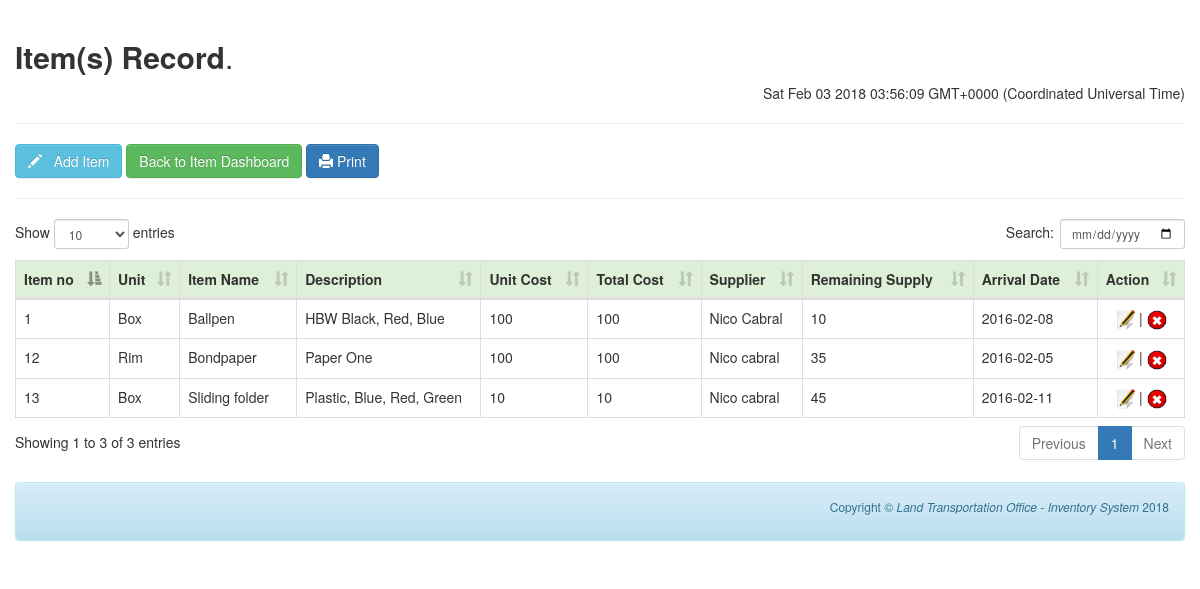
The page /OnlineInventory_Final/items/index.php (signed in) on the database its author committed.
### tables this page shows
CREATE TABLE `tbl_supplies` (
  `itemno` int(10) NOT NULL AUTO_INCREMENT,
  `stock_no` varchar(100) NOT NULL,
  `qty` varchar(50) NOT NULL,
  `unit` varchar(20) NOT NULL,
  `itemname` varchar(20) NOT NULL,
  `description` text NOT NULL,
  `unit_cost` int(20) NOT NULL,
  `total_cost` int(20) NOT NULL,
  `supplier` varchar(40) NOT NULL,
  `remaining_supply` varchar(20) NOT NULL,
  `arrival_date` date NOT NULL,
  PRIMARY KEY (`itemno`)
);

### OnlineInventory_Final/items/index.php (the view, shortened to what this page needs)
<!DOCTYPE html PUBLIC "-//W3C//DTD XHTML 1.0 Transitional//EN" "http://www.w3.org/TR/xhtml1/DTD/xhtml1-transitional.dtd">
<html xmlns="http://www.w3.org/1999/xhtml">
<head>
<link href="bootstrap/css/bootstrap.min.css" rel="stylesheet" media="screen">
<link href="bootstrap/css/bootstrap-theme.min.css" rel="stylesheet" media="screen">
<link href="assets/datatables.min.css" rel="stylesheet" type="text/css">
</head>
<body>
    <br />
  <div class="container-fluid">
        <h2 class="form-signin-heading"><strong>Item(s) Record</strong>.</h2><p align="right"> <?php echo '<script> document.write(Date());</script>';?></p><hr />
        <button class="btn btn-info" type="button" id="btn-add"> <span class="glyphicon glyphicon-pencil"></span> &nbsp; Add Item</button>
        <a href="../stockcard.php"><button class="btn btn-success">Back to Item Dashboard</button></a>
        <a href="../print.php"><button class="btn btn-primary"><span class="glyphicon glyphicon-print"></span>&nbsp;Print</button></a>
        <hr />
        <div class="content-loader">
        <table cellspacing="0" width="100%" id="example" class="table table-bordered table-hover table-responsive">
        <thead>
        <tr class="success">
        <th>Item no</th>
        <th>Unit</th>
        <th>Item Name</th>
        <th>Description</th>
        <th>Unit Cost</th>
        <th>Total Cost</th>
        <th>Supplier</th>
        <th>Remaining Supply</th>
        <th>Arrival Date</th>
        <th>Action</th>
        </tr>
        </thead>
        <tbody>
        <?php
        require_once 'dbconfig.php';
        $stmt = $db_con->prepare("SELECT * FROM tbl_supplies ORDER BY itemno DESC");
        $stmt->execute();
		while($row=$stmt->fetch(PDO::FETCH_ASSOC))
		{
			?>
			<tr>
			<td><?php echo $row['itemno']; ?></td>
			<td><?php echo $row['unit']; ?></td>
			<td><?php echo $row['itemname']; ?></td>
			<td><?php echo $row['description']; ?></td>
            <td><?php echo $row['unit_cost'];?></td>
			<td><?php echo $row['total_cost'];?></td>
			<td><?php echo $row['supplier'];?></td>
            <td><?php echo $row['remaining_supply'];?></td>
            <td><?php echo $row['arrival_date'];?></td>
			<td align="center">
			<a id="<?php echo $row['itemno']; ?>"  class="edit-link" href="#" title="Edit">
			<img src="edit.png" width="20px" /></a>
            </a> | <a id="<?php echo $row['itemno']; ?>" class="delete-link" href="#" title="Delete">
			<img src="delete.png" width="20px" />
            </a></td>
			</tr>
			<?php
		}
		?>
        </tbody>
        </table>
        </div>
    </div>
    <br />
    <div class="container-fluid">
        <div class="alert alert-info">
        <footer>
                        <p style="font-size:12px; text-align:right";> Copyright &copy; <em>Land Transportation Office - Inventory System</em> <?php echo date('Y');?></p>
                    </footer>
        </div>
    </div>
</body>
</html>

### rows shown on the page
tbl_supplies: itemno "13", unit "Box", itemname "Sliding folder", description "Plastic, Blue, Red, Green", unit_cost "10", total_cost "10", supplier "Nico cabral", remaining_supply "45", arrival_date "2016-02-11"
tbl_supplies: itemno "12", unit "Rim", itemname "Bondpaper", description "Paper One", unit_cost "100", total_cost "100", supplier "Nico cabral", remaining_supply "35", arrival_date "2016-02-05"
tbl_supplies: itemno "1", unit "Box", itemname "Ballpen", description "HBW Black, Red, Blue", unit_cost "100", total_cost "100", supplier "Nico Cabral", remaining_supply "10", arrival_date "2016-02-08"
